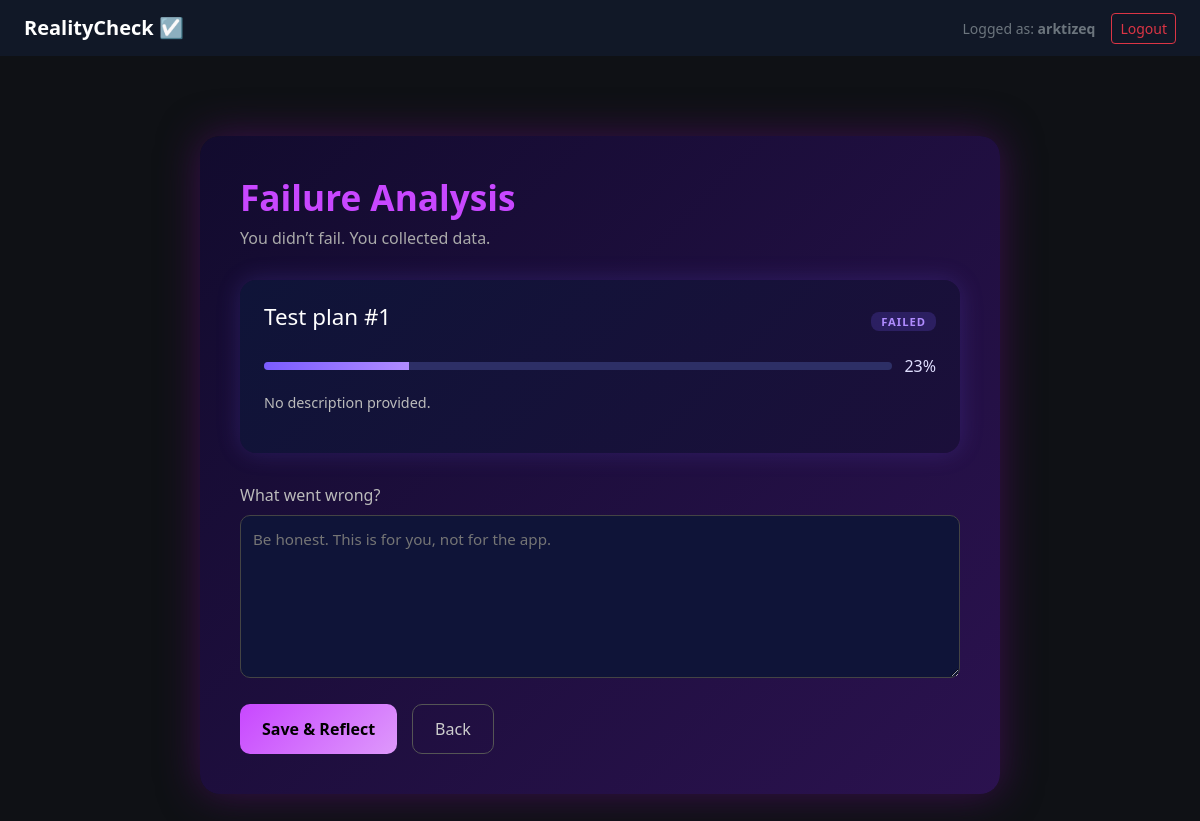
Before: /events/2/fail (signed in) with the older database file.
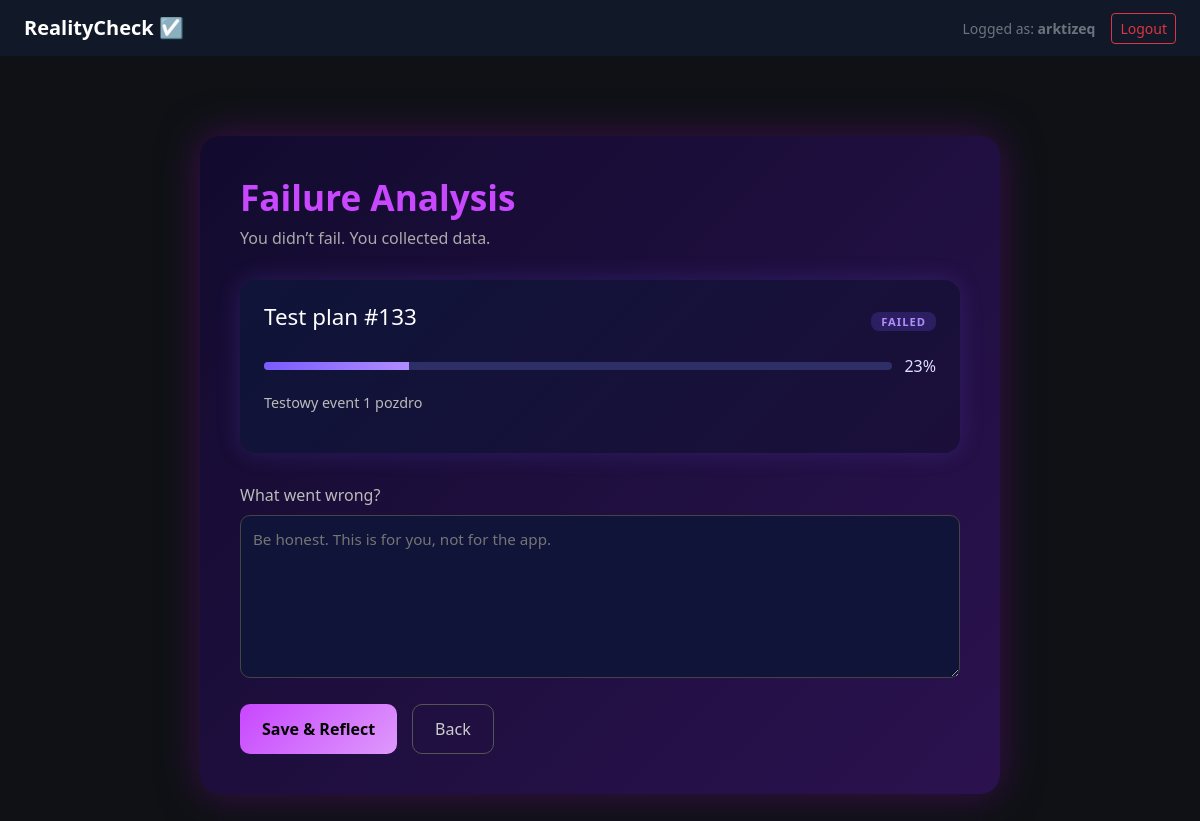
After: the same page with the newer database file.
### app/models/event.py (models this page shows)
class Event(Base):
    __tablename__ = "events"
    id: Mapped[int] = mapped_column(Integer, primary_key=True, index=True)
    title: Mapped[str] = mapped_column(String(100), nullable=False)
    description: Mapped[str] = mapped_column(String(100), nullable=True)
    progress: Mapped[int] = mapped_column(Integer, default=0)
    status: Mapped[str] = mapped_column(String(100), default="planned")
    failure_note: Mapped[str] = mapped_column(String(100), nullable=True)
    created_at: Mapped[datetime] = mapped_column(DateTime, default=datetime.utcnow)
    user_id: Mapped[int] = mapped_column(Integer, ForeignKey("users.id"), nullable=False)
    user = relationship("User", back_populates="events")

### app/api/pages.py (the view)
@router.get("/events/{event_id}/fail", response_class=HTMLResponse)
def fail_event_page(
    request: Request,
    event_id: int,
    db: Session = Depends(get_db),
    user: User = Depends(get_current_user),
):
    event = (
        db.query(Event)
        .filter(Event.id == event_id, Event.user_id == user.id)
        .first()
    )
    if not event:
        raise HTTPException(status_code=404)
    return templates.TemplateResponse(
        "fail_event.html",
        {
            "request": request,
            "event": event,
            "current_user": user,
            "error": None,
        },
    )

### app/templates/fail_event.html
{% extends "base.html" %}
{% block content %}
<link rel="stylesheet" href="{{ url_for('static', path='css/fail_event.css') }}">
<div class="fail-container">
    <h1><strong>Failure Analysis</strong></h1>
    <p class="subtitle">
        You didn’t fail. You collected data.
    </p>
    <div class="event-preview">
    <div class="preview-header">
        <h2>{{ event.title }}</h2>
        <span class="badge failed">FAILED</span>
    </div>
    <div class="preview-progress">
        <div class="progress-track">
            <div class="progress-fill" style="width: {{ event.progress }}%;"></div>
        </div>
        <span>{{ event.progress }}%</span>
    </div>
    <p class="preview-description">
        {{ event.description or "No description provided." }}
    </p>
</div>
    <form method="post" class="fail-form">
        <label>What went wrong?</label>
        <textarea
            name="failure_note"
            rows="6"
            required
            placeholder="Be honest. This is for you, not for the app."
        ></textarea>
        <div class="fail-actions">
            <button type="submit" class="btn-fail">
                Save & Reflect
            </button>
            <a href="/events/{{ event.id }}/edit" class="btn-back">
                Back
            </a>
        </div>
    </form>
</div>
{% endblock %}

Changed rows visible on the page:
changed Event: title "Test plan #1" → "Test plan #133"; description "No description provided." → "Testowy event 1 pozdro"
